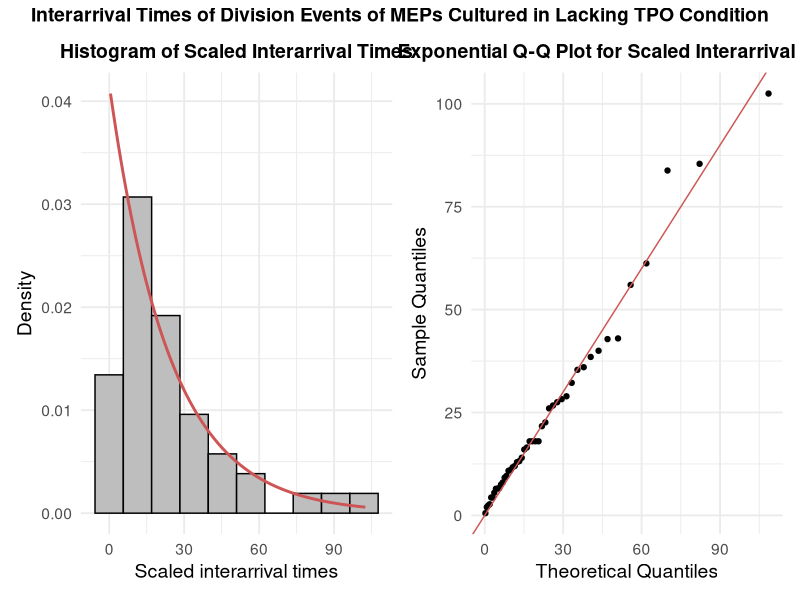
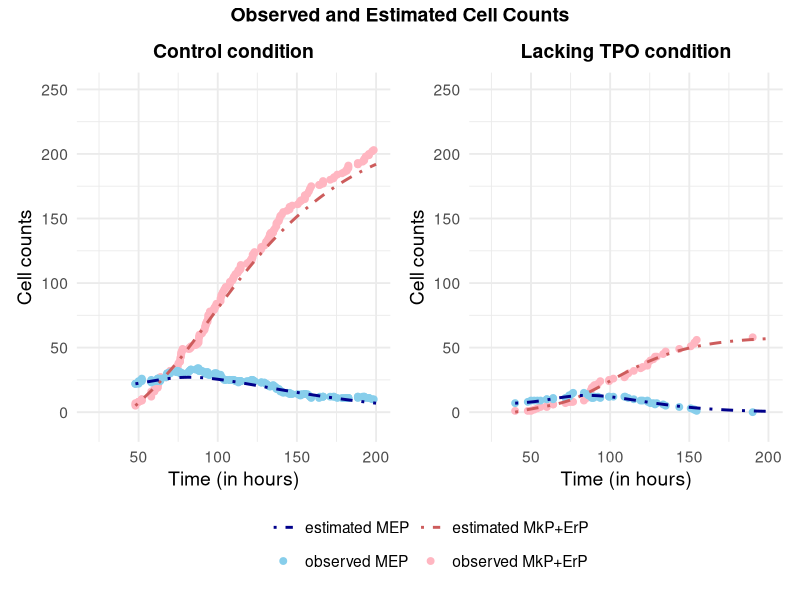

These figures' R source, in order:
library(tidyr)
library(dplyr)
library(ggplot2)
library(DEoptim)
library(patchwork)
library(goftest)
library(fitdistrplus)

### functions for estimation
log_likelihood_noduds_de <- function(params, data) {
  params <- as.numeric(params)
  names(params) <- c("u", "v", "c1", "c2", "m1", "m2")
  
  # Reparameterization
  u <- params["u"]
  v <- params["v"]
  
  p1 <- u
  p2 <- (1 - u) * v
  
  c1 <- params["c1"]; c2 <- params["c2"]
  m1 <- params["m1"]; m2 <- params["m2"]
  
  x <- as.numeric(data$X)
  t <- as.numeric(data$t)
  
  A <- p1 / (1 + c1 * (t - m1)^2)
  B <- p2 / (1 + c2 * (t - m2)^2)
  
  epsilon <- 1e-10
  C <- pmax(1 - A - B, epsilon)
  
  ll <- sum(
    (x ==  1) * log(A + epsilon) +
      (x ==  0) * log(B + epsilon) +
      (x == -1) * log(C)
  )
  
  return(-ll)
}

r_estimator <- function(data){
  Si <- data$Si
  deltat <- data$deltat
  n <- nrow(data)
  r <- n/(sum(Si*deltat))
  return(r)
}

### functions for prediction
int.p.func <- function(t, p, c, m) {
  (p / sqrt(c)) * (atan(sqrt(c) * (t - m)) + atan(sqrt(c) * m))
}

make_expected_noduds_data <- function(time.input,
                                      p1.true, c1.true, m1.true,
                                      p2.true, c2.true, m2.true,
                                      # p4.true, c4.true, m4.true,
                                      s0.true, r.true) {
  p1.func <- function(t){
    p1.prob <- p1.true/(1+c1.true*(t-m1.true)^2)
    return(p1.prob)
  }
  
  p2.func <- function(t){
    p2.prob <- p2.true/(1+c2.true*(t-m2.true)^2)
    return(p2.prob)
  }
  
  p3.func <- function(t){
    # p3.prob <- 1- p1.true/(1+c1.true*(t-m1.true)^2)-p2.true/(1+c2.true*(t-m2.true)^2) - p4.true/(1+c4.true*(t-m4.true)^2)
    p3.prob <-1- p1.true/(1+c1.true*(t-m1.true)^2)-p2.true/(1+c2.true*(t-m2.true)^2)
    return(p3.prob)
  }
  
  int.p1 <- function(t) int.p.func(t, p1.true, c1.true, m1.true)
  int.p2 <- function(t) int.p.func(t, p2.true, c2.true, m2.true)
  # int.p4 <- function(t) int.p.func(t, p4.true, c4.true, m4.true)
  
  int.p3 <- function(t) {
    # t - int.p1(t) - int.p2(t) - int.p4(t)
    t - int.p1(t) - int.p2(t)
  }
  
  sc.mean <- function(t) {
    s0.true * exp(r.true * (int.p1(t) - int.p3(t)))
  }
  
  sc.var.bp <- function(t) {
    A <- exp(2 * r.true * (int.p1(t) - int.p3(t)))

    integrand_B <- function(x) {
      (p1.func(x) + p3.func(x)) *
        exp(-r.true * (int.p1(x) - int.p3(x)))
    }

    B <- integrate(integrand_B, lower = 0, upper = t)$value
    s0.true * r.true * A * B
  }
  ec.mean <- function(t){
    integrand <- function(x){
      (p2.func(x) + 2 * p3.func(x))* exp(r.true * (int.p1(x) - int.p3(x)))
    }
    out <- integrate(integrand, lower = 0, upper = t)$value
    return(out*s0.true*r.true)
  }
  
  data.frame(
    time = time.input,
    sc.mean = sapply(time.input, sc.mean),
    sc.var.bp = sapply(time.input, sc.var.bp),
    ec.mean = sapply(time.input, ec.mean)
  )
}

simulate_markov <- function(
    reps = 100,
    p1, p2, p4,
    c1, c2, c4,
    m1, m2, m4,
    s0 = 200,
    r = 0.2,
    min_p_t = 1e-4,
    max_it = 50000,
    t_max = 100,
    seed = NULL
) {
  if (!is.null(seed)) set.seed(seed)
  
  f_t <- function(t, c, m) 1 / (1 + c * (t - m)^2)
  
  probs_t <- function(t) {
    f1 <- f_t(t, c1, m1)
    f2 <- f_t(t, c2, m2)
    f4 <- f_t(t, c4, m4)
    
    p1t <- p1 * f1
    p2t <- p2 * f2
    p4t <- p4 * f4
    p3t <- 1 - p1t - p2t - p4t
    
    p3t <- pmax(p3t, 0)
    
    probs <- c(p1t, p2t, p3t, p4t)
    
    s <- sum(probs)
    if (s <= 0) stop("All transition probabilities zero — invalid parameters.")
    if (s != 1) probs <- probs / s
    
    # avoid extremely small values
    probs[probs < min_p_t] <- 0
    probs <- probs / sum(probs)
    
    probs
  }
  
  all_out <- list()
  idx <- 1
  
  for (rep_i in 1:reps) {
    
    sc <- s0
    ec <- 0
    dc <- 0
    t <- 0
    itnum <- 0
    
    sc_steps <- sc
    ec_steps <- ec
    dc_steps <- dc
    time_steps <- t
    
    while (sc > 0) {
      
      itnum <- itnum + 1
      if (itnum > max_it || t > t_max) {
        warning("Stopped early: max_it or time bound exceeded")
        break
      }
      
      t <- t + rexp(1, rate = r * sc)
      
      probs <- probs_t(t)
      
      event <- sample(1:4, size = 1, prob = probs)
      
      if (event == 1) { sc <- sc + 1 }
      if (event == 2) { ec <- ec + 1 }
      if (event == 3) { sc <- sc - 1; ec <- ec + 2 }
      if (event == 4) { dc <- dc + 1 }
      
      sc_steps <- c(sc_steps, sc)
      ec_steps <- c(ec_steps, ec)
      dc_steps <- c(dc_steps, dc)
      time_steps <- c(time_steps, t)
    }
    
    all_out[[idx]] <- data.frame(
      reps = rep(rep_i, length(sc_steps)),
      time.steps = time_steps,
      sc.steps = sc_steps,
      ec.steps = ec_steps,
      dc.steps = dc_steps
    )
    idx <- idx + 1
  }
  
  do.call(rbind, all_out)
}

### for plotting
colors1 <- c("observed MkP+ErP" = "lightpink", "observed MEP" = "skyblue",
             "estimated MkP+ErP" = "indianred", "estimated MEP" = "darkblue")


###
###
###
mep_tpo_count <- read.csv("mep_tpo_count.csv")
mep_tpo_count <- mep_tpo_count[-c(1:4),]

mep_tpo_count$time_shift <- mep_tpo_count$time - min(mep_tpo_count$time)

### TPO
mep_tpo_fitdata <- data.frame(X = diff(mep_tpo_count$mep),
                              t = mep_tpo_count$time_shift[-1],
                              deltat = diff(mep_tpo_count$time_shift),
                              Si = mep_tpo_count$mep
                              [-length(mep_tpo_count$mep)])
head(mep_tpo_fitdata)
t_min <- min(mep_tpo_fitdata$t, 0)
t_max <- max(mep_tpo_fitdata$t, 100)
lower <- c(u = 1e-5, v = 1e-5, 
           c1 = 1e-5, c2 = 1e-5, 
           m1 = t_min, m2 = t_min)
upper <- c(u = 0.99999, v = 0.99999,
           c1 = 100, c2 = 100, 
           m1 = t_max, m2 = t_max)
set.seed(123)
DE_res <- DEoptim(
  fn = log_likelihood_noduds_de,
  lower = lower,
  upper = upper,
  data = mep_tpo_fitdata,
  DEoptim.control(NP = 150, itermax = 600, F = 0.9, CR = 0.8, strategy = 6,
                  trace = FALSE)
)
u_hat <- DE_res$optim$bestmem["u"]
v_hat <- DE_res$optim$bestmem["v"]

p1_hat <- u_hat
p2_hat <- (1 - u_hat) * v_hat

p1_hat; p2_hat

par.est <- DE_res$optim$bestmem
r.est <- r_estimator(mep_tpo_fitdata)
tpo.noduds.est <- c(p1_hat, p2_hat, par.est[3:6], r.est)
names(tpo.noduds.est) <- c("p1", "p2", "c1", "c2", "m1", "m2", "r")
tpo.noduds.est
tpo.noduds.est["p1"]; tpo.noduds.est["c1"]; tpo.noduds.est["m1"]
# 0.4560184 0.001138745 19.0687 
tpo.noduds.est["p2"]; tpo.noduds.est["c2"]; tpo.noduds.est["m2"]
# 0.5439761  0.0001757318  21.74811
tpo.noduds.est["r"]
# 0.04528165

mep_tpo_pred <- make_expected_noduds_data(time.input = seq(min(mep_tpo_count$time_shift), max(mep_tpo_count$time_shift+10), by = 0.1),
                                          p1.true = tpo.noduds.est["p1"],
                                          c1.true = tpo.noduds.est["c1"],
                                          m1.true = tpo.noduds.est["m1"],
                                          p2.true = tpo.noduds.est["p2"],
                                          c2.true = tpo.noduds.est["c2"],
                                          m2.true = tpo.noduds.est["m2"],
                                          s0.true = mep_tpo_count$mep[1],
                                          r.true = tpo.noduds.est["r"])

tpo_est_plot <- ggplot() +
  geom_point(data = mep_tpo_count, 
             aes(x = time_shift + min(time), y = daughter, col = "observed MkP+ErP"),
             pch = 19, size = 2) +
  geom_point(data = mep_tpo_count, 
             aes(x = time_shift+ min(time), y = mep, col = "observed MEP"),
             pch = 19, size = 2) +
  geom_line(data = mep_tpo_pred, 
            aes(x = time + min(mep_tpo_count$time), y = ec.mean, col = "estimated MkP+ErP"),
            linetype = 4, linewidth = 1) +
  geom_line(data = mep_tpo_pred, 
            aes(x = time + min(mep_tpo_count$time), y = sc.mean, col = "estimated MEP"),
            linetype = 4, linewidth = 1) +
  scale_y_continuous(limits = c(-10, 250)) +
  scale_x_continuous(limits = c(20, 200)) +
  labs(x = "Time (in hours)", y = "Cell counts", color = "",
       title = "Lacking TPO condition",
       # subtitle = "Observed and Estimated Cell Counts"
  )+
  scale_color_manual(values = colors1) +
  guides(color = guide_legend(nrow = 2, byrow = TRUE))+
  theme_minimal(base_size = 14) +
  theme(
    plot.title = element_text(face = "bold"),
    legend.title = element_blank(),
    legend.text.align = 0,
    legend.position = "bottom"
  )
##
## check if the interarrival time is exponential with constant rate
mep_tpo_count <- read.csv("mep_tpo_count.csv")
mep_tpo_count <- mep_tpo_count[-c(1:4),]
head(mep_tpo_count)
tpo_interarrival <- diff(mep_tpo_count$time)
tpo_scale_interarrival <- tpo_interarrival*mep_tpo_count$mep[-nrow(mep_tpo_count)]
tpo_scale_interarrival <- tpo_scale_interarrival[tpo_scale_interarrival != 0]

lambda_hat <- 1 / mean(tpo_scale_interarrival)


# convert to data frame
df.arrival <- data.frame(arr.time = tpo_scale_interarrival)

# plot
hist.arr.plot <- ggplot(df.arrival, aes(x = arr.time)) +
  geom_histogram(aes(y = after_stat(density)),
                 bins = 10,
                 fill = "gray",
                 color = "black") +
  stat_function(fun = dexp,
                args = list(rate = lambda_hat),
                color = "indianred3",
                linewidth = 1) +
  labs(title = "Histogram of Scaled Interarrival Times",
       x = "Scaled interarrival times",
       y = "Density") +
  theme_minimal(base_size = 14) +
  theme(
    plot.title = element_text(face = "bold", hjust = 0.5),
    legend.title = element_blank(),
    legend.text.align = 0,
    legend.position = "bottom"
  )

# create data for QQ plot
df.arrival$sort.arr.time <- sort(tpo_scale_interarrival)
df.arrival$theoretical <- qexp(ppoints(length(tpo_scale_interarrival)), rate = lambda_hat)

# plot
qq.arr.plot <- ggplot(df.arrival, aes(x = theoretical, y = sort.arr.time)) +
  geom_point(color = "black") +
  geom_abline(slope = 1, intercept = 0, color = "indianred3") +
  labs(title = "Exponential Q-Q Plot for Scaled Interarrival Times",
       x = "Theoretical Quantiles",
       y = "Sample Quantiles") +
  theme_minimal(base_size = 14) +
  theme(
    plot.title = element_text(face = "bold", hjust = 0.5),
    legend.title = element_blank(),
    legend.text.align = 0,
    legend.position = "bottom"
  )
##
## formal test
ad.test(tpo_scale_interarrival, null = "pexp", rate = lambda_hat)
gofstat(fitdist(tpo_scale_interarrival, "exp"))

(hist.arr.plot | qq.arr.plot) +  plot_annotation(
  title = "Interarrival Times of Division Events of MEPs Cultured in Lacking TPO Condition"
) &
  theme(
    plot.title = element_text(size = 14, face = "bold", hjust = 0.5)
  )
##
##

mep_ctrl_count <- read.csv("mep_ctrl_count.csv")
mep_ctrl_count <- mep_ctrl_count[-c(1:14),]

mep_ctrl_count$time_shift <- mep_ctrl_count$time - min(mep_ctrl_count$time)

mep_ctrl_fitdata <- data.frame(X = diff(mep_ctrl_count$mep),
                               t = mep_ctrl_count$time_shift[-1],
                               deltat = diff(mep_ctrl_count$time_shift),
                               Si = mep_ctrl_count$mep
                               [-length(mep_ctrl_count$mep)])

head(mep_ctrl_fitdata)
t_min <- min(mep_ctrl_fitdata$t, 0)
t_max <- max(mep_ctrl_fitdata$t, 100)
lower <- c(u = 1e-5, v = 1e-5, 
           c1 = 1e-5, c2 = 1e-5, 
           m1 = t_min, m2 = t_min)
upper <- c(u = 0.99999, v = 0.99999,
           c1 = 1, c2 = 1, 
           m1 = t_max, m2 = t_max)
set.seed(124)
DE_res <- DEoptim(
  fn = log_likelihood_noduds_de,
  lower = lower,
  upper = upper,
  data = mep_ctrl_fitdata,
  DEoptim.control(NP = 150, itermax = 600, F = 0.9, CR = 0.8, strategy = 6,
                  trace = FALSE
  )
)

u_hat <- DE_res$optim$bestmem["u"]
v_hat <- DE_res$optim$bestmem["v"]

p1_hat <- u_hat
p2_hat <- (1 - u_hat) * v_hat

p1_hat; p2_hat

par.est <- DE_res$optim$bestmem
r.est <- r_estimator(mep_ctrl_fitdata)
par.est
r.est


ctrl.est <- c(p1_hat, p2_hat, par.est[3:6], r.est)
names(ctrl.est) <- c("p1", "p2", "c1", "c2", "m1", "m2", "r")

mep_ctrl_pred <- make_expected_noduds_data(time.input = seq(min(mep_ctrl_count$time_shift), max(mep_ctrl_count$time_shift+10), by = 0.1),
                                          p1.true = ctrl.est["p1"],
                                          c1.true = ctrl.est["c1"],
                                          m1.true = ctrl.est["m1"],
                                          p2.true = ctrl.est["p2"],
                                          c2.true = ctrl.est["c2"],
                                          m2.true = ctrl.est["m2"],
                                          s0.true = mep_ctrl_count$mep[1],
                                          r.true = ctrl.est["r"])

ctrl_est_plot <- ggplot() +
  geom_point(data = mep_ctrl_count, 
             aes(x = time_shift + min(time), y = daughter, col = "observed MkP+ErP"),
             pch = 19, size = 2) +
  geom_point(data = mep_ctrl_count, 
             aes(x = time_shift+ min(time), y = mep, col = "observed MEP"),
             pch = 19, size = 2) +
  geom_line(data = mep_ctrl_pred, 
            aes(x = time + min(mep_ctrl_count$time), y = ec.mean + mep_ctrl_count$daughter[1], col = "estimated MkP+ErP"),
            linetype = 4, linewidth = 1) +
  geom_line(data = mep_ctrl_pred, 
            aes(x = time + min(mep_ctrl_count$time), y = sc.mean, col = "estimated MEP"),
            linetype = 4, linewidth = 1) +
  scale_y_continuous(limits = c(-10, 250)) +
  scale_x_continuous(limits = c(20, 200)) +
  labs(x = "Time (in hours)", y = "Cell counts", color = "",
       title = "Control condition",
       # subtitle = "Observed and Expected Cell Counts"
  )+
  scale_color_manual(values = colors1) +
  guides(color = guide_legend(nrow = 2, byrow = TRUE))+
  theme_minimal(base_size = 14) +
  theme(
    plot.title = element_text(face = "bold"),
    legend.title = element_blank(),
    legend.text.align = 0,
    legend.position = "bottom"
  )

(ctrl_est_plot | tpo_est_plot) +  plot_annotation(
  title = "Observed and Estimated Cell Counts"
) + plot_layout(guides = "collect") &
  theme(
    legend.position = "bottom",
    plot.title = element_text(size = 14, face = "bold", hjust = 0.5)
  )
